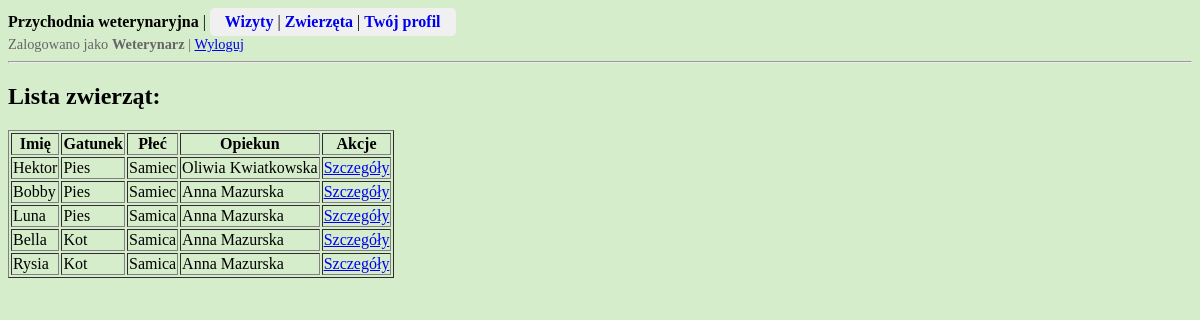
Page /przychodnia/zwierzeta/lista/ (signed in) on the committed database.
### przychodnia/models.py (models this page shows, shortened)
class Zwierze(models.Model):
    imie = models.CharField(max_length = 50)
    opiekun = models.ForeignKey(Opiekun, on_delete = models.PROTECT)
    gatunek = models.IntegerField(choices = GATUNEK.choices)
    plec = models.IntegerField(choices = PLEC_ZWIERZE.choices)
    data_urodzenia = models.DateField(blank = True, null = True)  # opcjonalnie
    data_dodania = models.DateTimeField(auto_now_add = True, editable = False)
    class Meta:
        verbose_name_plural = "Zwierzeta"
        ordering = ['opiekun__nazwisko', 'gatunek', 'imie']

class Opiekun(models.Model):
    user = models.OneToOneField(User, on_delete=models.CASCADE)  # polaczenie profilu opiekuna z kontem uzytkownika User
    imie = models.CharField(max_length = 50)
    nazwisko = models.CharField(max_length = 100)
    plec = models.IntegerField(choices = PLEC_OSOBA.choices, default = PLEC_OSOBA.Inna)
    data_dodania = models.DateTimeField(auto_now_add = True, editable = False)
    class Meta:
        verbose_name_plural = "Opiekunowie"
        ordering = ['nazwisko', 'imie']

### przychodnia/views.py (the view)
# urls.py: path('zwierzeta/lista/', views.lista_zwierzat, name='lista-zwierzat'),
@login_required
def lista_zwierzat(request):
    user = request.user
    if hasattr(user, "opiekun"):
        zwierzeta = Zwierze.objects.filter(
            opiekun=user.opiekun  # tylko zwierzęta opiekuna
        )
    elif hasattr(user, "weterynarz"):
        zwierzeta = Zwierze.objects.all()  # weterynarz widzi wszystkie zwierzęta
    else:
        return HttpResponseForbidden()
    return render(request, 'przychodnia/zwierzeta/lista_zwierzat.html', {'zwierzeta': zwierzeta})

### przychodnia/templates/przychodnia/zwierzeta/lista_zwierzat.html (shortened to what this page needs)
{% extends "przychodnia/base.html" %}
{% block content %}
{% if user.weterynarz %}<h2>Lista zwierząt:</h2>{% endif %}
{% if zwierzeta %}
<table border="1">
    <tr>
        <th>Imię</th>
        <th>Gatunek</th>
        <th>Płeć</th>
        {% if user.weterynarz %}<th>Opiekun</th>{% endif %}
        <th>Akcje</th>
    </tr>
    {% for zwierze in zwierzeta %}
    <tr>
        <td>{{ zwierze.imie }}</td>
        <td>{{ zwierze.get_gatunek_display }}</td>
        <td>{{ zwierze.get_plec_display }}</td>
        {% if user.weterynarz %}<td>{{ zwierze.opiekun.imie }} {{ zwierze.opiekun.nazwisko }}</td>{% endif %}
        <td>
            <a href="{% url 'zwierze-detail' pk=zwierze.pk %}">Szczegóły</a>
        </td>
    </tr>
    {% endfor %}
</table>
{% else %}
    <p>Brak zwierząt w systemie.</p>
{% endif %}
{% endblock %}

### przychodnia/static/css/przychodnia.css (style rules this page uses)
body { background-color: rgb(213, 237, 202); }

### rows in the picture
Zwierze: imie "Hektor", gatunek "Pies", plec "Samiec", opiekun.imie "Oliwia", opiekun.nazwisko "Kwiatkowska"
Zwierze: imie "Bobby", gatunek "Pies", plec "Samiec", opiekun.imie "Anna", opiekun.nazwisko "Mazurska"
Zwierze: imie "Luna", gatunek "Pies", plec "Samica", opiekun.imie "Anna", opiekun.nazwisko "Mazurska"
Zwierze: imie "Bella", gatunek "Kot", plec "Samica", opiekun.imie "Anna", opiekun.nazwisko "Mazurska"
Zwierze: imie "Rysia", gatunek "Kot", plec "Samica", opiekun.imie "Anna", opiekun.nazwisko "Mazurska"
